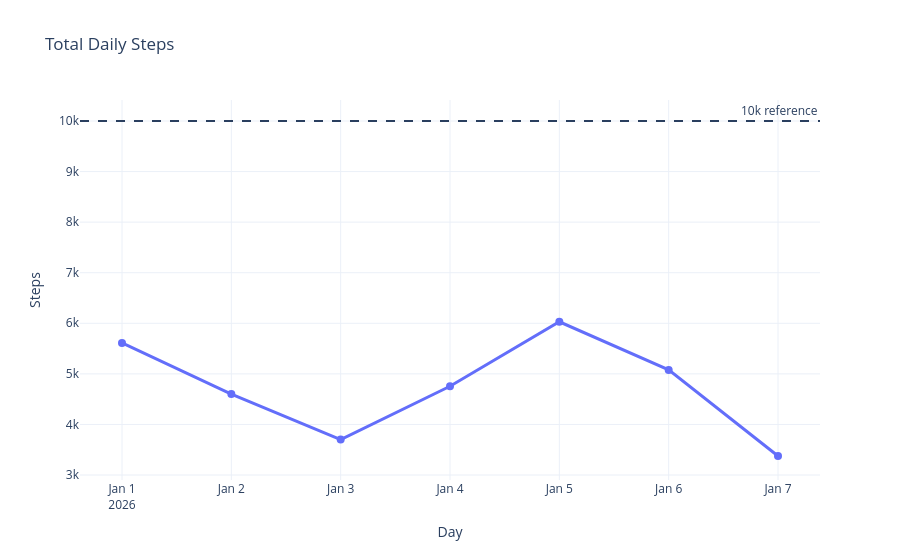
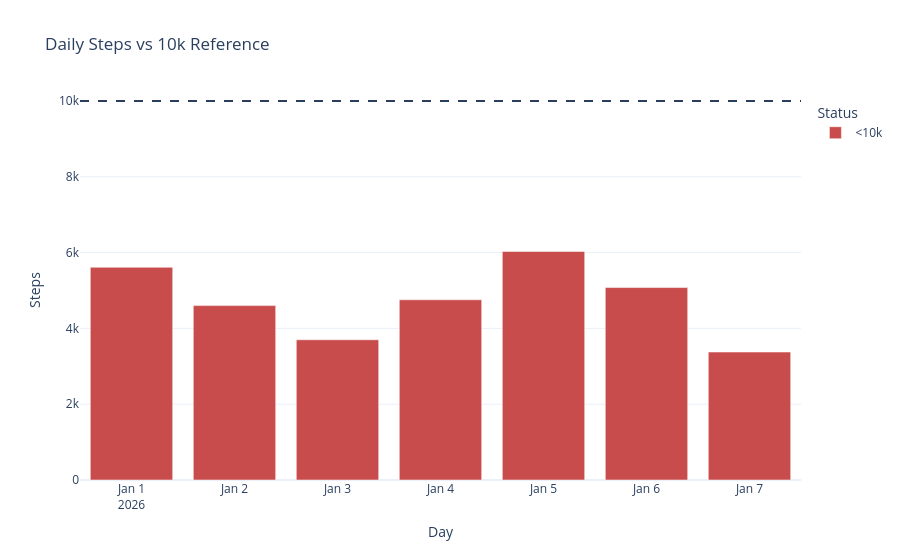
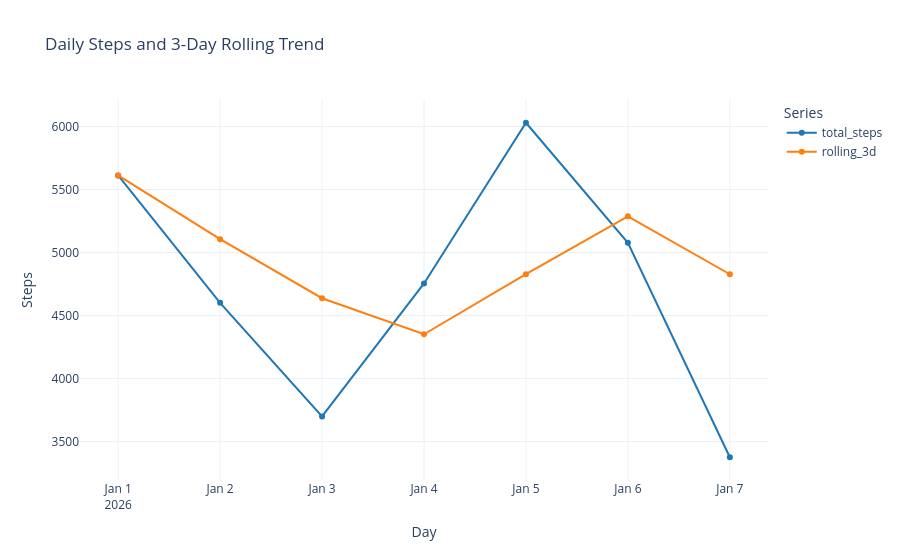

Write notebook code for charts like these, in order.
### Code cell
# Demo-ready summary stats
avg_steps = int(df['total_steps'].mean())
best_idx = df['total_steps'].idxmax()
worst_idx = df['total_steps'].idxmin()

print(f"Average daily steps: {avg_steps:,}")
print(f"Best day: {df.loc[best_idx, 'day'].date()} ({int(df.loc[best_idx, 'total_steps']):,})")
print(f"Lowest day: {df.loc[worst_idx, 'day'].date()} ({int(df.loc[worst_idx, 'total_steps']):,})")

# 1) Total daily steps trend
fig = px.line(
    df,
    x='day',
    y='total_steps',
    markers=True,
    title='Total Daily Steps'
)
fig.update_traces(line=dict(width=3), marker=dict(size=8), hovertemplate='Date: %{x}<br>Steps: %{y:,.0f}<extra></extra>')
fig.add_hline(y=10000, line_dash='dash', annotation_text='10k reference')
fig.update_layout(template='plotly_white', xaxis_title='Day', yaxis_title='Steps', hovermode='x unified')
fig.show()

# 2) Bar view with target coloring
bar_df = df.copy()
bar_df['target_flag'] = bar_df['total_steps'].apply(lambda v: '>=10k' if v >= 10000 else '<10k')
fig2 = px.bar(
    bar_df,
    x='day',
    y='total_steps',
    color='target_flag',
    color_discrete_map={'>=10k': '#2E8B57', '<10k': '#C94C4C'},
    title='Daily Steps vs 10k Reference'
)
fig2.add_hline(y=10000, line_dash='dash')
fig2.update_layout(template='plotly_white', xaxis_title='Day', yaxis_title='Steps', legend_title='Status')
fig2.show()

# 3) Actual vs smoothed trend
trend_df = df.melt(id_vars='day', value_vars=['total_steps', 'rolling_3d'], var_name='series', value_name='steps')
fig3 = px.line(
    trend_df,
    x='day',
    y='steps',
    color='series',
    markers=True,
    title='Daily Steps and 3-Day Rolling Trend',
    color_discrete_map={'total_steps': '#1f77b4', 'rolling_3d': '#ff7f0e'}
)
fig3.update_layout(template='plotly_white', xaxis_title='Day', yaxis_title='Steps', legend_title='Series', hovermode='x unified')
fig3.show()

### Figure 1 — Plotly figure (JSON) as saved in the notebook; plotly's stock layout.template omitted (floating-point values rounded to 4 significant figures)
{"data": [{"hovertemplate": "Date: %{x}<br>Steps: %{y:,.0f}<extra></extra>", "legendgroup": "", "line": {"color": "#636efa", "dash": "solid", "width": 3}, "marker": {"size": 8, "symbol": "circle"}, "mode": "lines+markers", "name": "", "orientation": "v", "showlegend": false, "type": "scatter", "x": ["2026-01-01T00:00:00", "2026-01-02T00:00:00", "2026-01-03T00:00:00", "2026-01-04T00:00:00", "2026-01-05T00:00:00", "2026-01-06T00:00:00", "2026-01-07T00:00:00"], "xaxis": "x", "y": [5612.0, 4601.0, 3700.0, 4755.0, 6030.0, 5078.0, 3376.0], "yaxis": "y"}], "layout": {"annotations": [{"showarrow": false, "text": "10k reference", "x": 1, "xanchor": "right", "xref": "x domain", "y": 10000, "yanchor": "bottom", "yref": "y"}], "hovermode": "x unified", "legend": {"tracegroupgap": 0}, "shapes": [{"line": {"dash": "dash"}, "type": "line", "x0": 0, "x1": 1, "xref": "x domain", "y0": 10000, "y1": 10000, "yref": "y"}], "title": {"text": "Total Daily Steps"}, "xaxis": {"anchor": "y", "domain": [0, 1], "title": {"text": "Day"}}, "yaxis": {"anchor": "x", "domain": [0, 1], "title": {"text": "Steps"}}}}

### Figure 2 — Plotly figure (JSON) as saved in the notebook; plotly's stock layout.template omitted (floating-point values rounded to 4 significant figures)
{"data": [{"hovertemplate": "target_flag=<10k<br>day=%{x}<br>total_steps=%{y}<extra></extra>", "legendgroup": "<10k", "marker": {"color": "#C94C4C", "pattern": {"shape": ""}}, "name": "<10k", "orientation": "v", "showlegend": true, "textposition": "auto", "type": "bar", "x": ["2026-01-01T00:00:00", "2026-01-02T00:00:00", "2026-01-03T00:00:00", "2026-01-04T00:00:00", "2026-01-05T00:00:00", "2026-01-06T00:00:00", "2026-01-07T00:00:00"], "xaxis": "x", "y": [5612.0, 4601.0, 3700.0, 4755.0, 6030.0, 5078.0, 3376.0], "yaxis": "y"}], "layout": {"barmode": "relative", "legend": {"title": {"text": "Status"}, "tracegroupgap": 0}, "shapes": [{"line": {"dash": "dash"}, "type": "line", "x0": 0, "x1": 1, "xref": "x domain", "y0": 10000, "y1": 10000, "yref": "y"}], "title": {"text": "Daily Steps vs 10k Reference"}, "xaxis": {"anchor": "y", "domain": [0, 1], "title": {"text": "Day"}}, "yaxis": {"anchor": "x", "domain": [0, 1], "title": {"text": "Steps"}}}}

### Figure 3 — Plotly figure (JSON) as saved in the notebook; plotly's stock layout.template omitted (floating-point values rounded to 4 significant figures)
{"data": [{"hovertemplate": "series=total_steps<br>day=%{x}<br>steps=%{y}<extra></extra>", "legendgroup": "total_steps", "line": {"color": "#1f77b4", "dash": "solid"}, "marker": {"symbol": "circle"}, "mode": "lines+markers", "name": "total_steps", "orientation": "v", "showlegend": true, "type": "scatter", "x": ["2026-01-01T00:00:00", "2026-01-02T00:00:00", "2026-01-03T00:00:00", "2026-01-04T00:00:00", "2026-01-05T00:00:00", "2026-01-06T00:00:00", "2026-01-07T00:00:00"], "xaxis": "x", "y": [5612.0, 4601.0, 3700.0, 4755.0, 6030.0, 5078.0, 3376.0], "yaxis": "y"}, {"hovertemplate": "series=rolling_3d<br>day=%{x}<br>steps=%{y}<extra></extra>", "legendgroup": "rolling_3d", "line": {"color": "#ff7f0e", "dash": "solid"}, "marker": {"symbol": "circle"}, "mode": "lines+markers", "name": "rolling_3d", "orientation": "v", "showlegend": true, "type": "scatter", "x": ["2026-01-01T00:00:00", "2026-01-02T00:00:00", "2026-01-03T00:00:00", "2026-01-04T00:00:00", "2026-01-05T00:00:00", "2026-01-06T00:00:00", "2026-01-07T00:00:00"], "xaxis": "x", "y": [5612.0, 5106.0, 4638.0, 4352.0, 4828.0, 5288.0, 4828.0], "yaxis": "y"}], "layout": {"hovermode": "x unified", "legend": {"title": {"text": "Series"}, "tracegroupgap": 0}, "title": {"text": "Daily Steps and 3-Day Rolling Trend"}, "xaxis": {"anchor": "y", "domain": [0, 1], "title": {"text": "Day"}}, "yaxis": {"anchor": "x", "domain": [0, 1], "title": {"text": "Steps"}}}}
